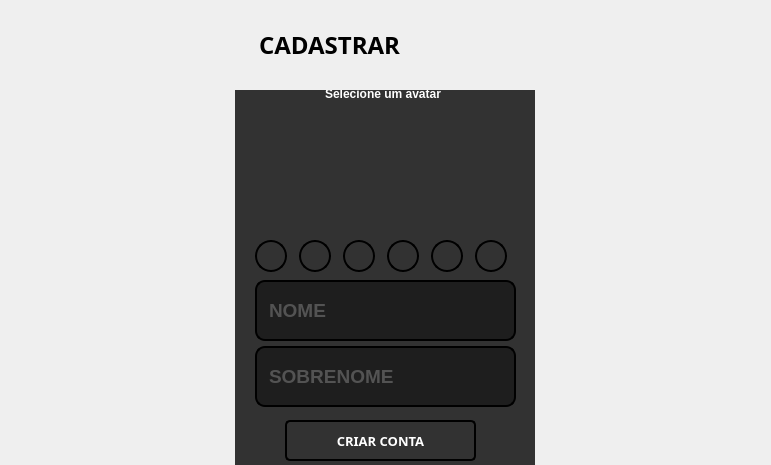
         <widget class="QFrame" name="cadastrar">
          <property name="geometry">
           <rect>
            <x>-2</x>
            <y>-1</y>
            <width>771</width>
            <height>465</height>
           </rect>
          </property>
          <property name="minimumSize">
           <size>
            <width>0</width>
            <height>465</height>
           </size>
          </property>
          <property name="maximumSize">
           <size>
            <width>16777215</width>
            <height>465</height>
           </size>
          </property>
          <property name="frameShape">
           <enum>QFrame::NoFrame</enum>
          </property>
          <property name="frameShadow">
           <enum>QFrame::Raised</enum>
          </property>
          <layout class="QVBoxLayout" name="verticalLayout_2">
           <property name="spacing">
            <number>0</number>
           </property>
           <property name="leftMargin">
            <number>0</number>
           </property>
           <property name="topMargin">
            <number>0</number>
           </property>
           <property name="rightMargin">
            <number>0</number>
           </property>
           <property name="bottomMargin">
            <number>0</number>
           </property>
           <item>
            <widget class="QFrame" name="frame_4">
             <property name="maximumSize">
              <size>
               <width>10000000</width>
               <height>90</height>
              </size>
             </property>
             <property name="styleSheet">
              <string notr="true"/>
             </property>
             <property name="frameShape">
              <enum>QFrame::NoFrame</enum>
             </property>
             <property name="frameShadow">
              <enum>QFrame::Raised</enum>
             </property>
             <layout class="QHBoxLayout" name="horizontalLayout_23">
              <property name="spacing">
               <number>0</number>
              </property>
              <property name="leftMargin">
               <number>0</number>
              </property>
              <property name="topMargin">
               <number>0</number>
              </property>
              <property name="rightMargin">
               <number>0</number>
              </property>
              <property name="bottomMargin">
               <number>0</number>
              </property>
              <item>
               <widget class="QFrame" name="frame_6">
                <property name="maximumSize">
                 <size>
                  <width>270</width>
                  <height>16777215</height>
                 </size>
                </property>
                <property name="frameShape">
                 <enum>QFrame::NoFrame</enum>
                </property>
                <property name="frameShadow">
                 <enum>QFrame::Raised</enum>
                </property>
                <layout class="QHBoxLayout" name="horizontalLayout_24">
                 <item>
                  <widget class="QLabel" name="label_2">
                   <property name="minimumSize">
                    <size>
                     <width>160</width>
                     <height>50</height>
                    </size>
                   </property>
                   <property name="maximumSize">
                    <size>
                     <width>1111</width>
                     <height>1111</height>
                    </size>
                   </property>
                   <property name="font">
                    <font>
                     <family>Rockwell Extra Bold</family>
                     <pointsize>18</pointsize>
                     <weight>75</weight>
                     <bold>true</bold>
                    </font>
                   </property>
                   <property name="text">
                    <string>CADASTRAR</string>
                   </property>
                  </widget>
                 </item>
                 <item>
                  <widget class="QLabel" name="img_criar">
                   <property name="minimumSize">
                    <size>
                     <width>64</width>
                     <height>64</height>
                    </size>
                   </property>
                   <property name="maximumSize">
                    <size>
                     <width>64</width>
                     <height>64</height>
                    </size>
                   </property>
                   <property name="sizeIncrement">
                    <size>
                     <width>64</width>
                     <height>64</height>
                    </size>
                   </property>
                   <property name="baseSize">
                    <size>
                     <width>64</width>
                     <height>64</height>
                    </size>
                   </property>
                   <property name="styleSheet">
                    <string notr="true">background-position:center;
background-size: 64px 64px;</string>
                   </property>
                   <property name="text">
                    <string/>
                   </property>
                  </widget>
                 </item>
                </layout>
               </widget>
              </item>
             </layout>
            </widget>
           </item>
           <item>
            <widget class="QFrame" name="frame_5">
             <property name="font">
              <font>
               <pointsize>7</pointsize>
              </font>
             </property>
             <property name="styleSheet">
              <string notr="true"/>
             </property>
             <property name="frameShape">
              <enum>QFrame::NoFrame</enum>
             </property>
             <property name="frameShadow">
              <enum>QFrame::Raised</enum>
             </property>
             <layout class="QHBoxLayout" name="horizontalLayout_25">
              <property name="spacing">
               <number>0</number>
              </property>
              <property name="leftMargin">
               <number>0</number>
              </property>
              <property name="topMargin">
               <number>0</number>
              </property>
              <property name="rightMargin">
               <number>0</number>
              </property>
              <property name="bottomMargin">
               <number>0</number>
              </property>
              <item>
               <widget class="QFrame" name="frame_7">
                <property name="maximumSize">
                 <size>
                  <width>300</width>
                  <height>16777215</height>
                 </size>
                </property>
                <property name="styleSheet">
                 <string notr="true">QFrame{	
	background-color: rgb(50, 50, 50);
}</string>
                </property>
                <property name="frameShape">
                 <enum>QFrame::NoFrame</enum>
                </property>
                <property name="frameShadow">
                 <enum>QFrame::Raised</enum>
                </property>
                <widget class="QLineEdit" name="input_nome_2">
                 <property name="geometry">
                  <rect>
                   <x>20</x>
                   <y>190</y>
                   <width>261</width>
                   <height>61</height>
                  </rect>
                 </property>
                 <property name="font">
                  <font>
                   <family>Segoe UI</family>
                   <pointsize>14</pointsize>
                   <weight>75</weight>
                   <bold>true</bold>
                  </font>
                 </property>
                 <property name="styleSheet">
                  <string notr="true">QLineEdit{
	color: rgb(135, 135, 135);
	background-color: rgb(30, 30, 30);
	border-radius:10px;
	border: 2px solid;
	padding: 10px
}

QLineEdit:hover{
	color: rgb(135, 135, 135);
	border: 2px solid rgb(112, 112, 112)
}

QLineEdit:focus{
	border: 2px solid rgb(85, 85, 255);
	color: rgb(255, 255, 255);
}</string>
                 </property>
                 <property name="maxLength">
                  <number>15</number>
                 </property>
                 <property name="placeholderText">
                  <string>NOME</string>
                 </property>
                </widget>
                <widget class="QLineEdit" name="input_sobrenome_2">
                 <property name="geometry">
                  <rect>
                   <x>20</x>
                   <y>256</y>
                   <width>261</width>
                   <height>61</height>
                  </rect>
                 </property>
                 <property name="font">
                  <font>
                   <family>Segoe UI</family>
                   <pointsize>14</pointsize>
                   <weight>75</weight>
                   <bold>true</bold>
                  </font>
                 </property>
                 <property name="styleSheet">
                  <string notr="true">QLineEdit{
	color: rgb(135, 135, 135);
	background-color: rgb(30, 30, 30);
	border-radius:10px;
	border: 2px solid;
	padding:10px
}

QLineEdit:hover{
	color: rgb(135, 135, 135);
	border: 2px solid rgb(112, 112, 112)
}

QLineEdit:focus{
	border: 2px solid rgb(85, 85, 255);
	color: rgb(255, 255, 255);
}</string>
                 </property>
                 <property name="maxLength">
                  <number>20</number>
                 </property>
                 <property name="placeholderText">
                  <string>SOBRENOME</string>
                 </property>
                </widget>
                <widget class="QPushButton" name="avatar_1">
                 <property name="geometry">
                  <rect>
                   <x>20</x>
                   <y>150</y>
                   <width>32</width>
                   <height>32</height>
                  </rect>
                 </property>
                 <property name="cursor">
                  <cursorShape>PointingHandCursor</cursorShape>
                 </property>
                 <property name="styleSheet">
                  <string notr="true">QPushButton{
	border-radius:16px;
	border: 2px solid;
	background-position:center;
}

QPushButton:hover{
	border: 2px solid rgb(112, 112, 112)
}

QPushButton:focus{
	border: 2px solid rgb(85, 85, 255);
}</string>
                 </property>
                 <property name="text">
                  <string/>
                 </property>
                 <property name="iconSize">
                  <size>
                   <width>40</width>
                   <height>40</height>
                  </size>
                 </property>
                </widget>
                <widget class="QPushButton" name="avatar_4">
                 <property name="geometry">
                  <rect>
                   <x>152</x>
                   <y>150</y>
                   <width>32</width>
                   <height>32</height>
                  </rect>
                 </property>
                 <property name="cursor">
                  <cursorShape>PointingHandCursor</cursorShape>
                 </property>
                 <property name="styleSheet">
                  <string notr="true">QPushButton{
	border-radius:16px;
	border: 2px solid;
	background-position:center;
}
QPushButton:hover{
	border: 2px solid rgb(112, 112, 112)
}

QPushButton:focus{
	border: 2px solid rgb(85, 85, 255);
}</string>
                 </property>
                 <property name="text">
                  <string/>
                 </property>
                 <property name="iconSize">
                  <size>
                   <width>32</width>
                   <height>32</height>
                  </size>
                 </property>
                </widget>
                <widget class="QPushButton" name="avatar_2">
                 <property name="geometry">
                  <rect>
                   <x>64</x>
                   <y>150</y>
                   <width>32</width>
                   <height>32</height>
                  </rect>
                 </property>
                 <property name="cursor">
                  <cursorShape>PointingHandCursor</cursorShape>
                 </property>
                 <property name="styleSheet">
                  <string notr="true">QPushButton{
	border-radius:16px;
	border: 2px solid;
	background-position:center;
}

QPushButton:hover{
	border: 2px solid rgb(112, 112, 112)
}

QPushButton:focus{
	border: 2px solid rgb(85, 85, 255);
}</string>
                 </property>
                 <property name="text">
                  <string/>
                 </property>
                 <property name="iconSize">
                  <size>
                   <width>32</width>
                   <height>32</height>
                  </size>
                 </property>
                </widget>
                <widget class="QPushButton" name="avatar_3">
                 <property name="geometry">
                  <rect>
                   <x>108</x>
                   <y>150</y>
                   <width>32</width>
                   <height>32</height>
                  </rect>
                 </property>
                 <property name="cursor">
                  <cursorShape>PointingHandCursor</cursorShape>
                 </property>
                 <property name="styleSheet">
                  <string notr="true">QPushButton{
	border-radius:16px;
	border: 2px solid;
	background-position:center;
}
QPushButton:hover{
	border: 2px solid rgb(112, 112, 112)
}

QPushButton:focus{
	border: 2px solid rgb(85, 85, 255);
}</string>
                 </property>
                 <property name="text">
                  <string/>
                 </property>
                 <property name="iconSize">
                  <size>
                   <width>32</width>
                   <height>32</height>
                  </size>
                 </property>
                </widget>
                <widget class="QPushButton" name="avatar_5">
                 <property name="geometry">
                  <rect>
                   <x>196</x>
                   <y>150</y>
                   <width>32</width>
                   <height>32</height>
                  </rect>
                 </property>
                 <property name="cursor">
                  <cursorShape>PointingHandCursor</cursorShape>
                 </property>
                 <property name="styleSheet">
                  <string notr="true">QPushButton{
	border-radius:16px;
	border: 2px solid;
	background-position:center;
}
QPushButton:hover{
	border: 2px solid rgb(112, 112, 112)
}

QPushButton:focus{
	border: 2px solid rgb(85, 85, 255);
}</string>
                 </property>
                 <property name="text">
                  <string/>
                 </property>
                 <property name="iconSize">
                  <size>
                   <width>32</width>
                   <height>32</height>
                  </size>
                 </property>
                </widget>
                <widget class="QPushButton" name="avatar_6">
                 <property name="geometry">
                  <rect>
                   <x>240</x>
                   <y>150</y>
                   <width>32</width>
                   <height>32</height>
                  </rect>
                 </property>
                 <property name="cursor">
                  <cursorShape>PointingHandCursor</cursorShape>
                 </property>
                 <property name="styleSheet">
                  <string notr="true">QPushButton{
	border-radius:16px;
	border: 2px solid;
	background-position:center;
}

QPushButton:hover{
	border: 2px solid rgb(112, 112, 112)
}

QPushButton:focus{
	border: 2px solid rgb(85, 85, 255);
}</string>
                 </property>
                 <property name="text">
                  <string/>
                 </property>
                 <property name="iconSize">
                  <size>
                   <width>32</width>
                   <height>32</height>
                  </size>
                 </property>
                </widget>
                <widget class="QPushButton" name="btn_criar_2">
                 <property name="geometry">
                  <rect>
                   <x>50</x>
                   <y>330</y>
                   <width>191</width>
                   <height>41</height>
                  </rect>
                 </property>
                 <property name="font">
                  <font>
                   <family>Rockwell Extra Bold</family>
                   <pointsize>10</pointsize>
                   <weight>75</weight>
                   <bold>true</bold>
                  </font>
                 </property>
                 <property name="cursor">
                  <cursorShape>PointingHandCursor</cursorShape>
                 </property>
                 <property name="styleSheet">
                  <string notr="true">QPushButton{
	border: 2px solid;
	border-radius: 5px;
	color:white
}

QPushButton:hover{
	border: 2px solid rgb(112, 112, 112)
}
QPushButton:pressed{
	border: 2px solid;
	color: rgb(34, 34, 34);
	background-color:rgb(85, 85, 255)
}
</string>
                 </property>
                 <property name="text">
                  <string>CRIAR CONTA</string>
                 </property>
                </widget>
                <widget class="QLabel" name="img_do_avatar">
                 <property name="geometry">
                  <rect>
                   <x>85</x>
                   <y>15</y>
                   <width>128</width>
                   <height>128</height>
                  </rect>
                 </property>
                 <property name="styleSheet">
                  <string notr="true"/>
                 </property>
                 <property name="text">
                  <string/>
                 </property>
                </widget>
                <widget class="QLabel" name="label_7">
                 <property name="geometry">
                  <rect>
                   <x>90</x>
                   <y>-4</y>
                   <width>121</width>
                   <height>16</height>
                  </rect>
                 </property>
                 <property name="font">
                  <font>
                   <weight>75</weight>
                   <bold>true</bold>
                  </font>
                 </property>
                 <property name="styleSheet">
                  <string notr="true">color:white</string>
                 </property>
                 <property name="text">
                  <string>Selecione um avatar</string>
                 </property>
                </widget>
               </widget>
              </item>
             </layout>
            </widget>
           </item>
          </layout>
         </widget>
